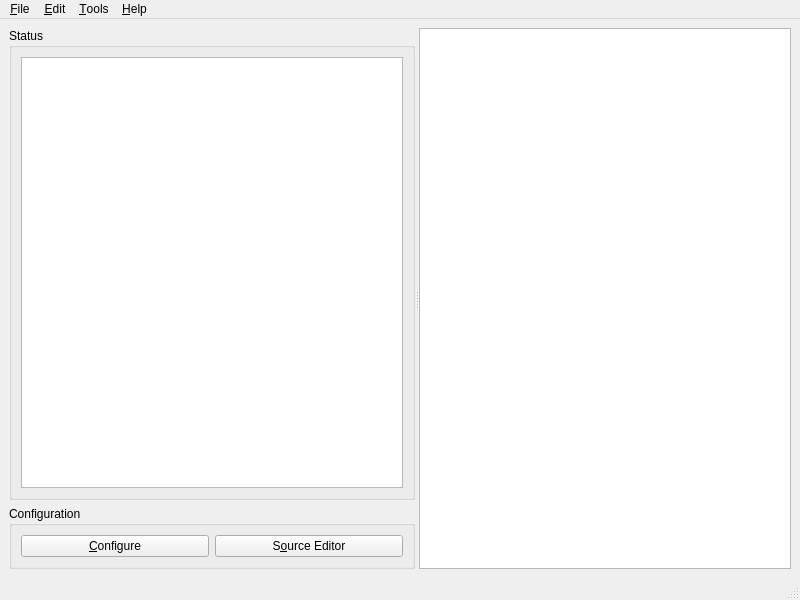
<?xml version="1.0" encoding="UTF-8"?>
<ui version="4.0">
 <class>RobotQt</class>
 <widget class="QMainWindow" name="RobotQt">
  <property name="geometry">
   <rect>
    <x>0</x>
    <y>0</y>
    <width>800</width>
    <height>600</height>
   </rect>
  </property>
  <property name="windowTitle">
   <string>RobotQt - Robot Simulation</string>
  </property>
  <widget class="QWidget" name="centralwidget">
   <layout class="QGridLayout" name="gridLayout_2">
    <item row="0" column="0">
     <widget class="QSplitter" name="splitter">
      <property name="orientation">
       <enum>Qt::Horizontal</enum>
      </property>
      <widget class="QWidget" name="layoutWidget">
       <layout class="QVBoxLayout" name="verticalLayout">
        <item>
         <widget class="QGroupBox" name="groupBox">
          <property name="title">
           <string>Status</string>
          </property>
          <layout class="QGridLayout" name="gridLayout">
           <item row="0" column="0">
            <widget class="QTableWidget" name="tableWidget">
             <property name="columnCount">
              <number>1</number>
             </property>
             <attribute name="horizontalHeaderVisible">
              <bool>false</bool>
             </attribute>
             <attribute name="horizontalHeaderVisible">
              <bool>false</bool>
             </attribute>
             <column/>
            </widget>
           </item>
          </layout>
         </widget>
        </item>
        <item>
         <widget class="QGroupBox" name="groupBox_2">
          <property name="title">
           <string>Configuration</string>
          </property>
          <layout class="QHBoxLayout" name="horizontalLayout">
           <item>
            <widget class="QPushButton" name="configureButton">
             <property name="toolTip">
              <string>Configure current robot (Ctrl+Shift+C)</string>
             </property>
             <property name="statusTip">
              <string>Configure current robot</string>
             </property>
             <property name="whatsThis">
              <string>Configure current robot</string>
             </property>
             <property name="text">
              <string>&amp;Configure</string>
             </property>
             <property name="shortcut">
              <string>Ctrl+Shift+C</string>
             </property>
            </widget>
           </item>
           <item>
            <widget class="QPushButton" name="sourceButton">
             <property name="toolTip">
              <string>Open Source Editor (Ctrl+Shift+O)</string>
             </property>
             <property name="statusTip">
              <string>Open Source Editor</string>
             </property>
             <property name="whatsThis">
              <string>Open Source Editor</string>
             </property>
             <property name="text">
              <string>S&amp;ource Editor</string>
             </property>
             <property name="shortcut">
              <string>Ctrl+Shift+O</string>
             </property>
            </widget>
           </item>
          </layout>
         </widget>
        </item>
       </layout>
      </widget>
      <widget class="QGraphicsView" name="simulatorGraphicsView"/>
     </widget>
    </item>
   </layout>
  </widget>
  <widget class="QMenuBar" name="menubar">
   <property name="geometry">
    <rect>
     <x>0</x>
     <y>0</y>
     <width>800</width>
     <height>22</height>
    </rect>
   </property>
   <widget class="QMenu" name="menuFile">
    <property name="title">
     <string>&amp;File</string>
    </property>
    <addaction name="actionOpen"/>
    <addaction name="separator"/>
    <addaction name="actionSave"/>
    <addaction name="actionSaveAs"/>
    <addaction name="separator"/>
    <addaction name="actionQuit"/>
   </widget>
   <widget class="QMenu" name="menuEdit">
    <property name="title">
     <string>&amp;Edit</string>
    </property>
    <addaction name="actionSourceEditor"/>
    <addaction name="actionConfigureRobot"/>
   </widget>
   <widget class="QMenu" name="menu_Tools">
    <property name="title">
     <string>&amp;Tools</string>
    </property>
    <addaction name="actionPreferences"/>
   </widget>
   <widget class="QMenu" name="menu_Help">
    <property name="title">
     <string>&amp;Help</string>
    </property>
    <addaction name="actionAboutRobotQt"/>
   </widget>
   <addaction name="menuFile"/>
   <addaction name="menuEdit"/>
   <addaction name="menu_Tools"/>
   <addaction name="menu_Help"/>
  </widget>
  <widget class="QStatusBar" name="statusbar"/>
  <action name="actionQuit">
   <property name="text">
    <string>&amp;Quit</string>
   </property>
   <property name="toolTip">
    <string>Quit RobotQt</string>
   </property>
   <property name="statusTip">
    <string>Quit RobotQt</string>
   </property>
   <property name="whatsThis">
    <string>Quit RobotQt</string>
   </property>
   <property name="shortcut">
    <string>Ctrl+Q</string>
   </property>
   <property name="menuRole">
    <enum>QAction::QuitRole</enum>
   </property>
  </action>
  <action name="actionOpen">
   <property name="text">
    <string>&amp;Open a Robot</string>
   </property>
   <property name="toolTip">
    <string>Open a new RobotQt file</string>
   </property>
   <property name="statusTip">
    <string>Open a new RobotQt file</string>
   </property>
   <property name="whatsThis">
    <string>Open a new RobotQt file</string>
   </property>
   <property name="shortcut">
    <string>Ctrl+O</string>
   </property>
  </action>
  <action name="actionSave">
   <property name="text">
    <string>&amp;Save</string>
   </property>
   <property name="iconText">
    <string>Save</string>
   </property>
   <property name="toolTip">
    <string>Save the current file</string>
   </property>
   <property name="statusTip">
    <string>Save the current file</string>
   </property>
   <property name="whatsThis">
    <string>Save the current file</string>
   </property>
   <property name="shortcut">
    <string>Ctrl+S</string>
   </property>
  </action>
  <action name="actionSaveAs">
   <property name="text">
    <string>Save &amp;As</string>
   </property>
   <property name="toolTip">
    <string>Save as a new file</string>
   </property>
   <property name="statusTip">
    <string>Save as a new file</string>
   </property>
   <property name="whatsThis">
    <string>Save as a new file</string>
   </property>
   <property name="shortcut">
    <string>Ctrl+Shift+S</string>
   </property>
  </action>
  <action name="actionConfigureRobot">
   <property name="text">
    <string>&amp;Configure Robot...</string>
   </property>
   <property name="toolTip">
    <string>Configure current robot</string>
   </property>
   <property name="statusTip">
    <string>Configure current robot</string>
   </property>
   <property name="whatsThis">
    <string>Configure current robot</string>
   </property>
   <property name="shortcut">
    <string>Ctrl+Shift+C</string>
   </property>
  </action>
  <action name="actionAboutRobotQt">
   <property name="text">
    <string>&amp;About RobotQt</string>
   </property>
  </action>
  <action name="actionPreferences">
   <property name="text">
    <string>&amp;Preferences...</string>
   </property>
   <property name="menuRole">
    <enum>QAction::PreferencesRole</enum>
   </property>
  </action>
  <action name="actionSourceEditor">
   <property name="text">
    <string>&amp;Source</string>
   </property>
   <property name="toolTip">
    <string>Open source editor</string>
   </property>
   <property name="statusTip">
    <string>Open source editor</string>
   </property>
   <property name="whatsThis">
    <string>Open source editor</string>
   </property>
   <property name="shortcut">
    <string>Ctrl+Shift+O</string>
   </property>
  </action>
 </widget>
 <resources/>
 <connections/>
</ui>
